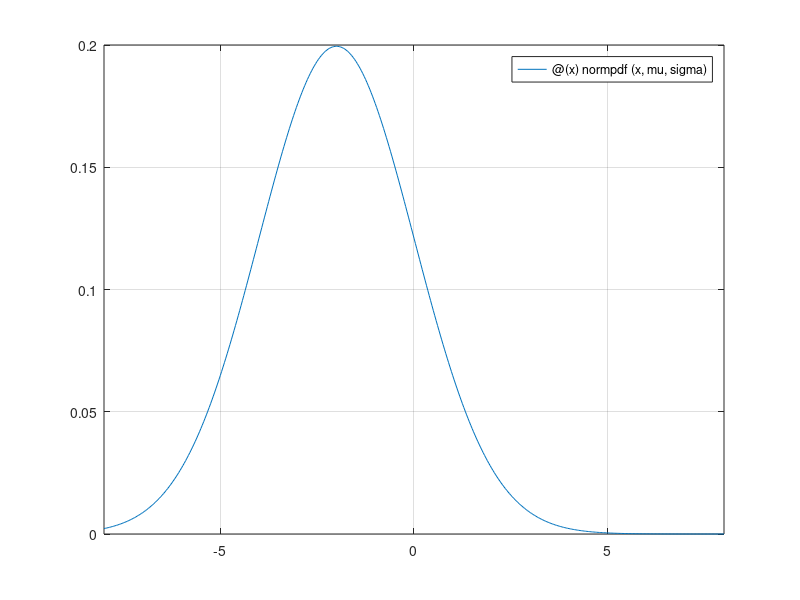

This chart was generated by the following MATLAB code:
function [] = question2()

mu = -2;    % 0 in a)
sigma = 2;  % 1 in a)
fplot(@(x) normpdf(x,mu,sigma), [-8 8]);

grid on;
end